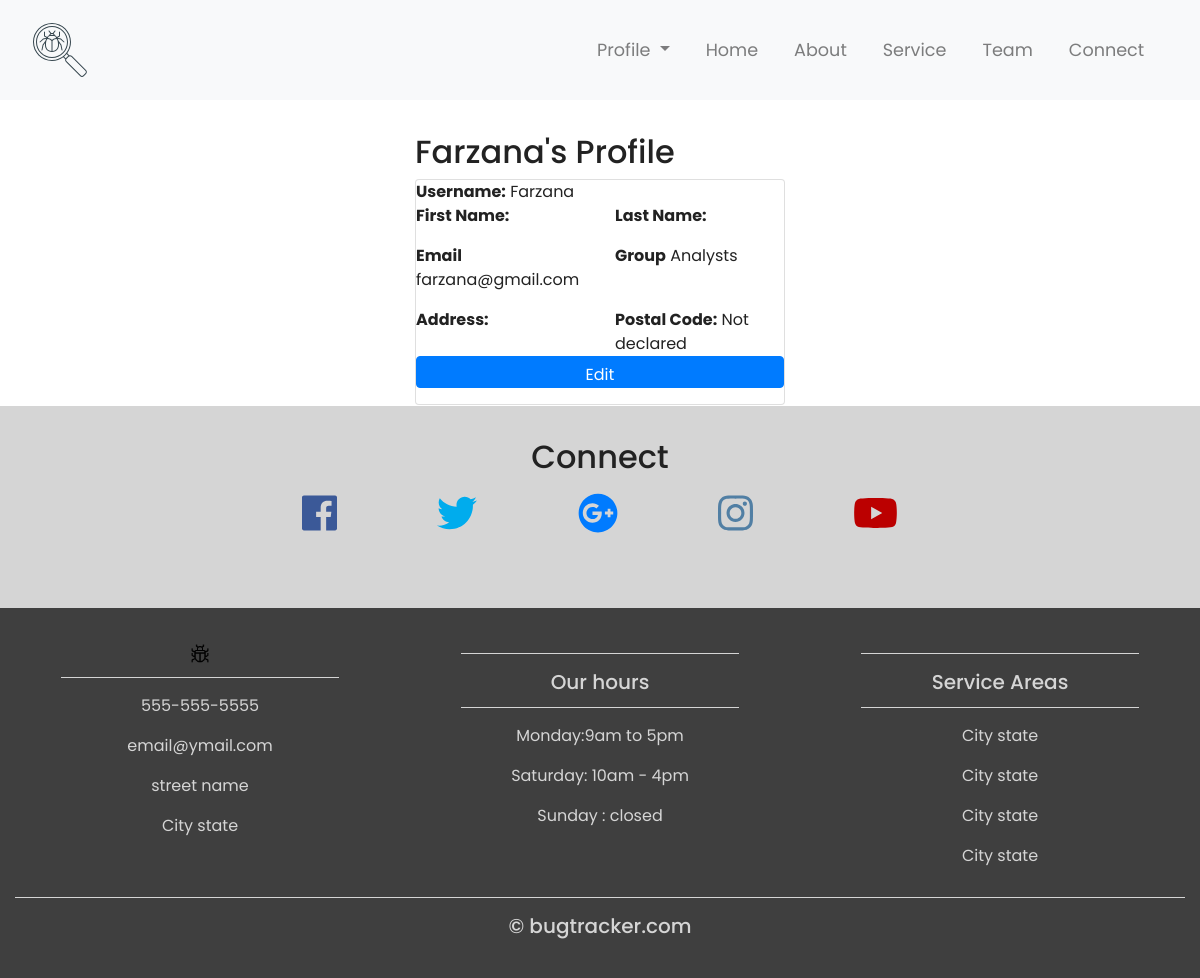
/users/4/profile (signed in), run on the app's committed database.
### users/models.py (models this page shows, shortened)
class CustomUser(AbstractUser):
    address = models.CharField(max_length=500, blank=True)
    postal = models.PositiveIntegerField(default=0,blank=True,validators=[MaxValueValidator(1000)])
    contact = PhoneNumberField(blank=True)

### users/views.py (the view)
# urls.py: path('<int:pk>/profile', views.DetailProfile.as_view(), name='profile'),
class DetailProfile(generic.DetailView):
        model = User
        template_name = 'profile.html'

### templates/profile.html (shortened to what this page needs)
{% extends 'base.html' %}
{% block content %}
<div class="col-sm-4">
</div>
<div class="container col-sm-4">
  <h2>{{user.username|title}}'s Profile</h2>
  <div class="card">
    <div><b>Username:</b> {{ user.username|title }}</div>
    <div class="row">
      <div class="col-md-6"><p><b>First Name:</b> {{ user.first_name|title }}</p></div>
      <div class="col-md-6"><b>Last Name:</b> {{ user.last_name|title }}</div>
    </div>
    <div class="row">
      <div class="col-md-6"><p><b>Email</b> {{ user.email }}</p></div>
      <div class="col-md-6"><b>Group</b> {{ user.groups.all.0 }}</div>
    </div>
    <div class="row">
      <div class="col-md-6"><b>Address:</b>{{ user.address|title }}</div>
      <div class="col-md-6">
        <b>Postal Code:</b>{% if user.postal == 0 %}
        Not declared
        {% else %}
        {{ user.postal }}
        {% endif %}
      </div>
    </div>
    <a class="btn btn-primary" href="{% url 'edit-profile' user.id %}">Edit</a>
  </div>
  <div class="col-sm-4">
  </div>
{% endblock %}

### bugtracker/static/styles/main.css (style rules this page uses)
html,body { height: 100%; width:100%; font-family: 'Poppins', sans-serif; color: #222 }
.btn { margin-bottom:1rem; padding-bottom: 0rem; }
h2 { padding-top:2rem }

### data on the page
CustomUser: username "Farzana", email "farzana@gmail.com", groups.all.0 "Analysts"
